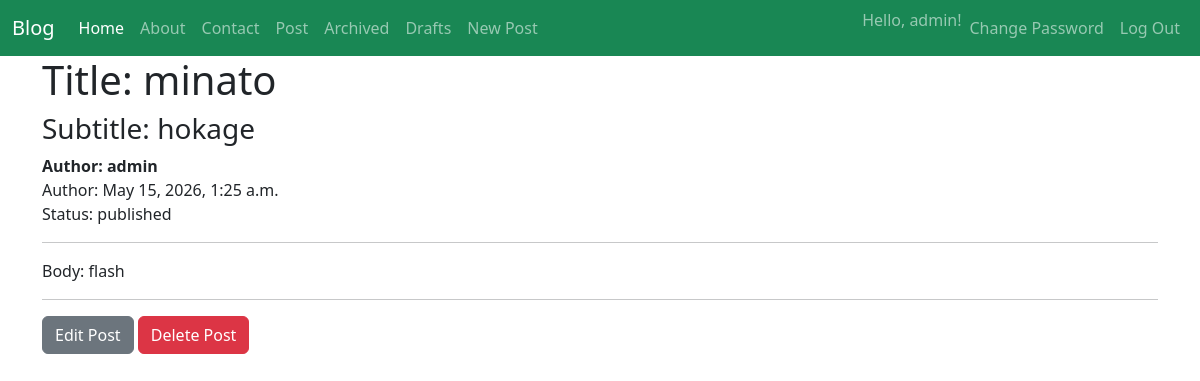
Page /posts/3/ (signed in) on the committed database.
### posts/models.py (models this page shows, shortened)
class post(models.Model): #OOP (Object Oriented Programing)
    title = models.CharField(max_length=128)
    subtitle = models.CharField(max_length=256)
    body = models.TextField()
    created_on = models.DateTimeField(auto_now_add=True)
    author = models.ForeignKey(
        get_user_model(),
        on_delete=models.CASCADE
    ) #User Model
    status = models.ForeignKey(
        Status,
        on_delete=models.DO_NOTHING
    )

class Status(models.Model):
    class Meta:
        verbose_name_plural = "Status"
    name = models.CharField(max_length=128, unique=True)
    description = models.CharField(max_length=200, help_text="Write a description about the status")
    def __str__(self):
        return f"{self.name}"

### posts/views.py (the view)
# urls.py: path("<int:pk>/", PostDetailView.as_view(), name="post_detail"),
class PostDetailView(LoginRequiredMixin, DetailView): # GET Request -> Single element (object)
    template_name = "posts/detail.html"
    model = post
    context_object_name = "single_post"

### templates/posts/detail.html (shortened to what this page needs)
{% extends 'base.html' %}
{% block content %}
    <h1>Title: {{ single_post.title }}</h1>
    <h3>Subtitle: {{ single_post.subtitle }} </h3>
    <span><strong> Author: {{ single_post.author }}</strong></span> <br>
    <span>Author: {{ single_post.created_on }} </span> <br>
    <span>Status: {{ single_post.status }}</span> <br>
    <hr/>
    <p>Body: {{ single_post.body }} </p>
    <hr/>
    <a href="{% url 'post_edit' single_post.id %}" class="btn btn-secondary">Edit Post</a>
    <a href="{% url 'post_delete' single_post.id %}"class="btn btn-danger">Delete Post</a>
{% endblock %}

### templates/navbar.html (shortened to what this page needs)
<nav class="navbar navbar-expand-lg bg-success" data-bs-theme="dark">
    <div class="container-fluid">
        <a class="navbar-brand" href="{% url 'home' %}">Blog</a>
        <div class="collapse navbar-collapse" id="navbarSupportedContent">
            <ul class="navbar-nav me-auto mb-2 mb-lg-0">
                <li class="nav-item">
                    <a class="nav-link active" aria-current="page" href="{% url 'home' %}">Home</a>
                </li>
                <li class="nav-item">
                    <a class="nav-link" href="{% url 'about' %}">About</a>
                </li>
                <li class="nav-item">
                    <a class="nav-link" href="{% url 'contact' %}">Contact</a>
                </li>
                <li class="nav-item">
                    <a class="nav-link" href="{% url 'post_list' %}">Post</a>
                </li>
                {% if user.is_authenticated %}
                <li class="nav-item">
                    <a class="nav-link" href="{% url 'post_archive_list' %}">Archived</a>
                </li>
                <li class="nav-item">
                    <a class="nav-link" href="{% url 'post_draft_list' %}">Drafts</a>
                </li>
                <li class="nav-item">
                    <a class="nav-link" href="{% url 'post_new' %}">New Post</a>
                </li>
                {% endif %}
            </ul>
            <div class="d-flex">
                <ul class="navbar-nav me-auto mb-2 mb-lg-0">
                    {% if user.is_authenticated %}
                    <li>
                        <span class="navbar-text">Hello, {{ user.username }}!</span>
                    </li>
                    <li class="nav-item">
                        <a class="nav-link" href="{% url 'password_change' %}">Change Password</a>
                    </li>
                    <li class="nav-item">
                        <form action="{% url 'logout' %}" method="post">
                            <input type="submit" value="Log Out" class="nav-link">
                        </form>
                    </li>
                    {% endif %}
                </ul>
            </div>
        </div>
    </div>
</nav>

### rows in the picture
post: title "minato", subtitle "hokage", author "admin", created_on "May 15, 2026, 1:25 a.m.", status "published", body "flash"

### other values in the picture
{{ user.username }} "admin"
